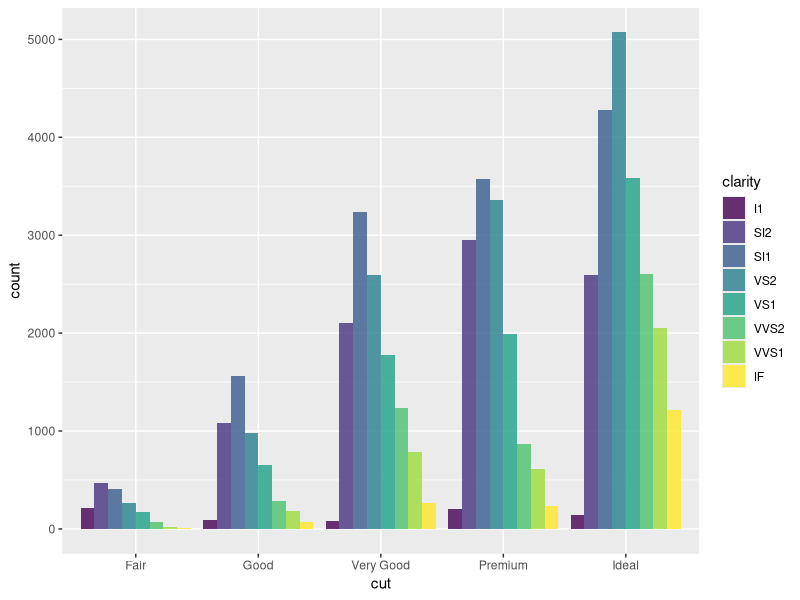

Write R code to recreate this figure.
library(ggplot2)

#Using the position = "dodge" to seperate the "clarity"
ggplot(data = diamonds) + 
  geom_bar(mapping = aes(x = cut, fill = clarity), 
           position = "dodge",
           alpha = 0.8
           )

